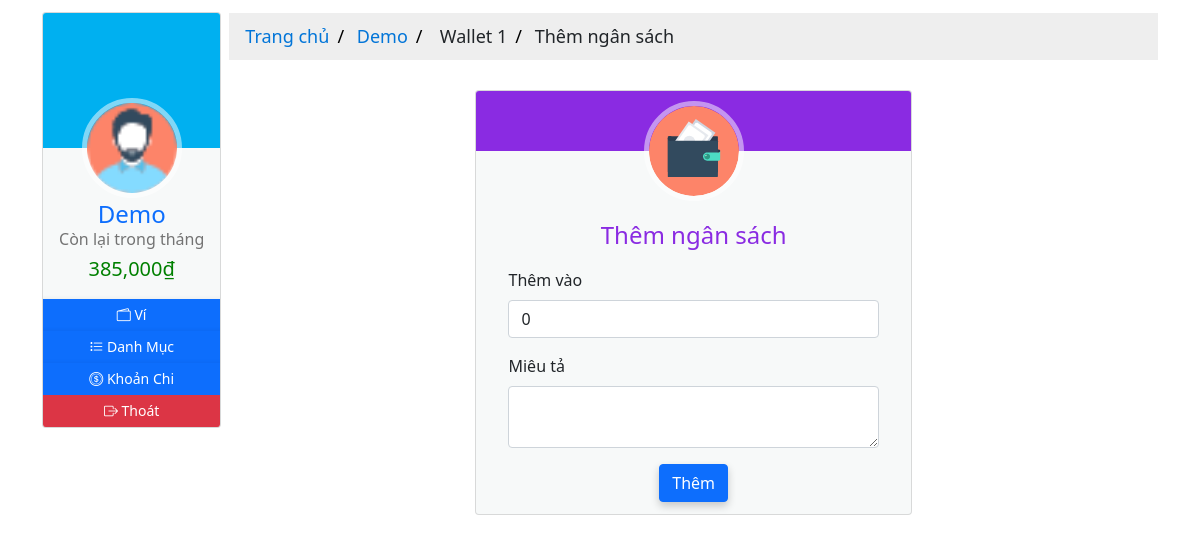
Page /1/add (signed in) on the committed database.
### moneymanagement/models.py (models this page shows, shortened)
class User(db.Model, UserMixin):
  __tablename__ = 'users'
  id = db.Column(db.Integer, primary_key=True)
  email = db.Column(db.String(64), nullable=False, unique=True, index=True)
  username = db.Column(db.String(64), nullable=False, unique=True, index=True)
  password_hash = db.Column(db.String(128))
  profile_image = db.Column(db.String(64), nullable=False, default='df_profile.png')
  wallets = db.relationship('Wallet', back_populates='owner', lazy='dynamic')
  items = db.relationship('Item', back_populates='users', lazy='dynamic')
  expenditures = db.relationship('Expenditure', back_populates='users', lazy=True)
  money_saving = db.relationship('MoneySaving', back_populates='user', lazy='dynamic')
  def total_balance_in_period(self, date):
    total = 0
    for wallet in self.wallets:
      for track in wallet.track_balances:
        if date in track.date.strftime('%Y-%m-%d'):
          total += track.balance
    return total
  def rest_balance_in_period(self, date):
    total_balance = 0
    total_expense = 0
    for wallet in self.wallets:
      for track in wallet.track_balances:
        if date in track.date.strftime('%Y-%m-%d'):
          total_balance += track.balance
    for expense in self.expenditures:
      if date in expense.date.strftime('%Y-%m-%d'):
        total_expense += expense.amount
    return (total_balance - total_expense)

class TrackBalance(db.Model):
  __tablename__ = 'trackbalances'
  id = db.Column(db.Integer, primary_key=True)
  date = db.Column(db.DateTime, nullable=False, unique=True, index=True)
  balance = db.Column(db.Integer, nullable=False, default=0)
  description = db.Column(db.String(128))
  wallet_id = db.Column(db.Integer, db.ForeignKey('wallets.id'))
  wallet = db.relationship('Wallet', back_populates='track_balances', uselist=False)

class Expenditure(db.Model):
  __tablename__ = 'expenditures'
  id = db.Column(db.Integer, primary_key=True)
  name = db.Column(db.String(32), nullable=False)
  date = db.Column(db.Date, nullable=False, default=datetime.utcnow().strftime('%Y-%m-%d'))
  description = db.Column(db.String(128), nullable=False, default='Không có miêu tả nào')
  amount = db.Column(db.Integer, nullable=False, default=0)
  item_id = db.Column(db.Integer, db.ForeignKey('items.id'))
  items = db.relationship('Item', back_populates='expenditures', uselist=False)
  user_id = db.Column(db.Integer, db.ForeignKey('users.id'))
  users = db.relationship('User', back_populates='expenditures', uselist=False)

class Wallet(db.Model):
  __tablename__ = 'wallets'
  id = db.Column(db.Integer, primary_key=True)
  name = db.Column(db.String(16), nullable=False)
  balance = db.Column(db.Integer, nullable=False, default=0)
  date = db.Column(db.DateTime, default=datetime.utcnow())
  filter = db.Column(db.Integer, nullable=False, default=2)
  user_id = db.Column(db.Integer, db.ForeignKey('users.id'))
  owner = db.relationship('User', back_populates='wallets', uselist=False)
  track_balances = db.relationship('TrackBalance', back_populates='wallet', lazy='dynamic')
  items = db.relationship('Item', back_populates='wallet', lazy='dynamic')
  money_saving = db.relationship('MoneySaving', back_populates='wallet', lazy='dynamic')

### moneymanagement/wallets/views.py (the view, shortened to what this page needs)
@wallets_blueprint.route('/<int:wallet_id>/add', methods=['GET', 'POST'])
@login_required
def add(wallet_id):
  form = AddWalletForm()
  wallet = Wallet.query.get_or_404(wallet_id)
  return render_template('wallets/add.html',form=form, wallet=wallet)

### moneymanagement/wallets/forms.py
class AddWalletForm(FlaskForm):
  description = TextAreaField('Description', validators=[DataRequired()])
  balance = IntegerField('Balance', default=0)
  submit = SubmitField('Update')

### moneymanagement/__init__.py (called while the page is built)
@app.context_processor
def inject_now():
    return {'now': datetime.utcnow()}

### moneymanagement/models.py (called while the page is built)
@login_manager.user_loader
def load_user(user_id):
  return User.query.get(user_id)

### moneymanagement/templates/wallets/add.html (shortened to what this page needs)
{% extends 'base-2.html' %} {% block title %} Add Expense {% endblock title %}
{%block breadcrumb %}
<div class="content-breadcrumb">
  <ul class="breadcrumb">
    <li>
      <a href="{{ url_for('core.home', user_id=current_user.id) }}"
        >Trang chủ</a
      >
    </li>
    <li><a href="#">{{ current_user.username }}</a></li>
    <li><a href="{{ url_for('users.wallet', user_id=current_user.id) }}"></a> {{ wallet.name }}</li>
    <li>Thêm ngân sách</li>
  </ul>
</div>
{% endblock breadcrumb %}
{%block content %}
<div class="content-home">
  <div class="container">
    <div class="row">
      <div class="col-sm-3"></div>
      <div class="col-sm-6">
        <div class="card hovercard">
          <div class="avatar">
            <a href="#">
              <img
                alt=""
                src="{{ url_for('static', filename='icons/wallet-icon.svg') }}"
              />
            </a>
          </div>
          <div class="info">
            <div class="title"><p><h4 class="color">Thêm ngân sách</h4></p></div>
            <div class="container" align="left">
              <form method="POST">
                <div class="row">
                  <div class="col-sm-12">
                    <label class="form-label" for="balance">Thêm vào</label>
                    {{form.balance(class="form-control") }} {{
                  </div>
                </div>
                <div class="row">
                  <div class="col-sm-12">
                    <label class="form-label" for="description">Miêu tả</label>
                    {{form.description(class="form-control") }} {{
                  </div>
                </div>
                <div class="col-12 button-center">
                  {{ form.submit(class="btn btn-primary", value="Thêm") }}
                </div>
              </form>
            </div>
          </div>
        </div>
      </div>
      <div class="col-sm-3"></div>
    </div>
  </div>
</div>
{% endblock content %}

### moneymanagement/templates/base-2.html (shortened to what this page needs)
{% from "_render_field.html" import render_field, render_error %}
<!DOCTYPE html>
<html lang="en">
  <head>
    <link
      rel="stylesheet"
      type="text/css"
      href="{{ url_for('static', filename='styles/main.css') }}"
    />
    <link
      rel="stylesheet"
      type="text/css"
      href="{{ url_for('static', filename='styles/profile.css') }}"
    />
    <link
      rel="stylesheet"
      type="text/css"
      href="{{ url_for('static', filename='styles/card.css') }}"
    />
    <link
      rel="stylesheet"
      type="text/css"
      href="{{ url_for('static', filename='styles/table.css') }}"
    />
    <link
      rel="stylesheet"
      type="text/css"
      href="{{ url_for('static', filename='styles/pagination.css') }}"
    />
    <link
      rel="stylesheet"
      href="https://cdnjs.cloudflare.com/ajax/libs/font-awesome/4.7.0/css/font-awesome.min.css"
    />
    <link
      rel="stylesheet"
      href="https://cdn.jsdelivr.net/npm/bootstrap-icons@1.7.2/font/bootstrap-icons.css"
    />
    <link
      href="https://cdn.jsdelivr.net/npm/bootstrap@5.1.1/dist/css/bootstrap.min.css"
      rel="stylesheet"
    />
  </head>
  <body>
    <div class="container">
      <div class="row g-2">
        <div class="col-sm-2">
          <div class="card hovercard">
            <div class="cardheader"></div>
            <div class="avatar">
              <img
                alt=""
                src="{{ url_for('static', filename='icons/man.png') }}"
              />
            </div>
            <div class="info">
              <div class="title">
                <a target="_blank" href="#">{{ current_user.username }}</a>
              </div>
              {% block current_balance %}
              <div class="desc"><h6>Còn lại trong tháng</h6></div>
              <div class="desc">
                {% if current_user.rest_balance_in_period(now.strftime('%Y-%m'))
                > (current_user.total_balance_in_period(now.strftime('%Y-%m')) /
                2) %}
                <h5 style="color: green">
                  {{
                  "{:,.0f}".format(current_user.rest_balance_in_period(now.strftime('%Y-%m')))
                  }}<span>&#8363;</span>
                </h5>
                {%else %}
                <h5 style="color: red">
                  {{
                  "{:,.0f}".format(current_user.rest_balance_in_period(now.strftime('%Y-%m')))
                  }}<span>&#8363;</span>
                </h5>
                {% endif %}
              </div>
              {% endblock current_balance %}
            </div>
            <div
              class="bottom"
              id="none-padding-margin"
              style="text-align: center"
            >
              <div class="title">
                <div class="row g2">
                  <a
                    class="btn btn-primary btn-sm margin btn-icon"
                    href="{{ url_for('users.wallet', user_id=current_user.id) }}"
                  >
                    <i class="bi bi-wallet2"></i><span>&nbsp;Ví</span>
                  </a>
                </div>
              </div>
              <div class="title">
                <div class="row g2" style="text-align: left">
                  <a
                    class="btn btn-primary btn-sm margin btn-icon"
                    href="{{ url_for('users.item', user_id=current_user.id) }}"
                  >
                    <i class="bi bi-list-task"></i><span>&nbsp;Danh Mục</span>
                  </a>
                </div>
              </div>
              <div class="title">
                <div class="row g2" style="text-align: left">
                  <a
                    class="btn btn-primary btn-sm margin btn-icon"
                    href="{{ url_for('users.expense', user_id=current_user.id) }}"
                  >
                    <i class="bi bi-coin"></i><span>&nbsp;Khoản Chi</span>
                  </a>
                </div>
              </div>
              <div class="title">
                <div class="row g2" style="text-align: left">
                  <a
                    class="btn btn-danger btn-sm margin btn-icon"
                    href="{{ url_for('users.logout') }}"
                  >
                    <i class="bi bi-box-arrow-right"></i
                    ><span>&nbsp;Thoát</span>
                  </a>
                </div>
              </div>
            </div>
          </div>
        </div>
        <div class="col-sm-10">
          {% block breadcrumb %}{% endblock breadcrumb %}
          <div
            class="container"
            style="height: 100vh; max-height=fit-content; overflow-y: auto;"
          >
            {% block content %}{% endblock content %}
          </div>
        </div>
      </div>
    </div>
  </body>
</html>

### moneymanagement/static/styles/main.css (style rules this page uses)
.content-breadcrumb { margin: auto; border: none; margin-top: 11px; }
.content-home { margin: auto; width: 100%; box-sizing: content-box; }
.button-center { margin-left: auto; margin-right: auto; text-align: center; }
.card { box-shadow: 0 4px 8px 0 rgba(0, 0, 0, 0.2); transition: 0.3s; }
.container { padding: 2px 16px; }
.btn-primary { box-shadow: 0 4px 8px 0 rgba(0, 0, 0, 0.2); transition: 0.3s; }
body, html { height: 100%; margin: 0; font-family: Arial, Helvetica, sans-serif; }
* { box-sizing: border-box; }

### moneymanagement/static/styles/profile.css (style rules this page uses)
.card { padding-top: 20px; margin: 10px 0 20px 0; background-color: rgba(214, 224, 226, 0.2); border-top-width: 0; border-bottom-width: 2px; -webkit-border-radius: 3px; -moz-border-radius: 3px; border-radius: 3px; -webkit-box-shadow: none; -moz-box-shadow: none; box-shadow: none; -webkit-box-sizing: border-box; -moz-box-sizing: border-box; box-sizing: border-box; }
.card.hovercard { position: relative; padding-top: 0; overflow: hidden; text-align: center; background-color: rgba(214, 224, 226, 0.2); }
.card.hovercard .cardheader { background-color: #00b0f0; background-size: cover; height: 135px; }
.card.hovercard .avatar { position: relative; top: -50px; margin-bottom: -50px; }
.card.hovercard .avatar img { width: 100px; height: 100px; max-width: 100px; max-height: 100px; -webkit-border-radius: 50%; -moz-border-radius: 50%; border-radius: 50%; border: 5px solid rgba(255, 255, 255, 0.5); }
.card.hovercard .info { padding: 4px 8px 10px; }
.card.hovercard .info .title { margin-bottom: 4px; font-size: 24px; line-height: 1; color: #262626; vertical-align: middle; }
.card.hovercard .info .desc { overflow: hidden; font-size: 12px; line-height: 20px; color: #737373; text-overflow: ellipsis; }
.card.hovercard .bottom { padding: 0 20px; margin-bottom: 17px; }
.btn-icon { border-radius: 50%; width: 32px; height: 32px; line-height: 18px; }
a.margin { margin: 0px; }

### moneymanagement/static/styles/card.css (style rules this page uses)
h4.color { color: blueviolet; }
ul.breadcrumb { padding: 10px 16px; list-style: none; background-color: #eee; }
ul.breadcrumb li { display: inline; font-size: 18px; }
ul.breadcrumb li + li:before { padding: 8px; color: black; content: "/\00a0"; }
ul.breadcrumb li a { color: #0275d8; text-decoration: none; }
#none-padding-margin { padding: 0; margin: 0; }

### moneymanagement/static/styles/table.css (style rules this page uses)
body { background: #f9f9f9; font-family: "Roboto", sans-serif; }
a:link { text-decoration: none; }

### rows in the picture
User: username "Demo"
TrackBalance: rest_balance_in_period "385,000"
Wallet: name "Wallet 1"
